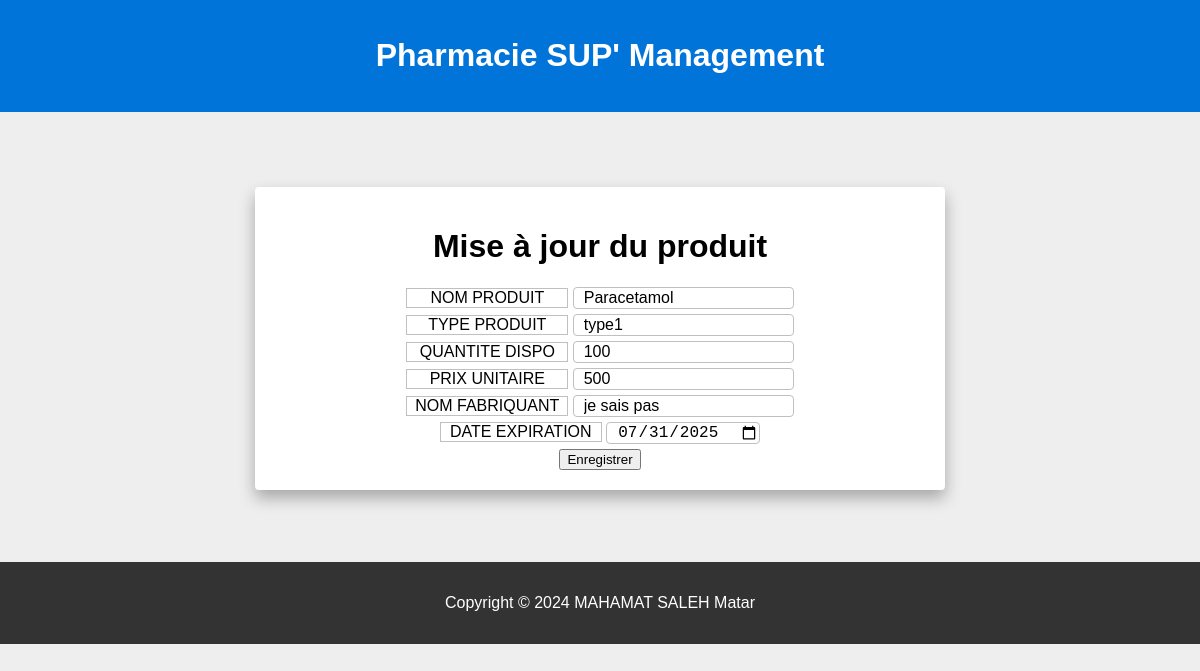
The app's page /traitement/update_prod.php?id=1 with its own data.
### tables this page shows
CREATE TABLE `produits` (
  `id` int(11) NOT NULL,
  `nom_prod` varchar(50) NOT NULL,
  `type_prod` varchar(50) NOT NULL,
  `quantite_dispo` int(11) NOT NULL,
  `prix_unit` int(11) NOT NULL,
  `nom_fabriquant` varchar(50) NOT NULL,
  `date_exp` date NOT NULL
);

### traitement/update_prod.php (the view, shortened to what this page needs)
<!DOCTYPE html>
<html lang="fr">
<head>
    <link rel="stylesheet" href="../style.css">
</head>
<body>
    <?php
        require_once(__DIR__ . "/connexion_bdd.php");
        require_once(__DIR__ . "/headerTrtmt.php");
        $id = $_GET['id'];
        $reqSlct = $bdd -> prepare("SELECT * FROM produits WHERE id = :id");
        $reqSlct -> execute([
            'id' => $id
        ]);
        $produit = $reqSlct -> fetch();
    ?>
    <div class="container">
        <form action="" method="POST">
            <h1>Mise à jour du produit</h1>
            <div class="group">
                    <label for="nom_prod">NOM PRODUIT</label>
                    <input type="text" name="nom_prod" id="nom_prod" class="formInput" value="<?php echo $produit['nom_prod']; ?>">
                </div>
                <div class="group">
                    <label for="type_prod">TYPE PRODUIT</label>
                    <input type="text" name="type_prod" id="type_prod" class="formInput" value="<?php echo $produit['type_prod']; ?>">
                </div>
                <div class="group">
                    <label for="quantite_dispo">QUANTITE DISPO</label>
                    <input type="number" name="quantite_dispo" id="quantite_dispo" class="formInput" value="<?php echo $produit['quantite_dispo']; ?>">
                </div>
                <div class="group">
                    <label for="prix_unit">PRIX UNITAIRE</label>
                    <input type="number" name="prix_unit" id="prix_unit" class="formInput" value="<?php echo $produit['prix_unit']; ?>">
                </div>
                <div class="group">
                    <label for="nom_fabriquant">NOM FABRIQUANT</label>
                    <input type="text" name="nom_fabriquant" id="nom_fabriquant" class="formInput" value="<?php echo $produit['nom_fabriquant']; ?>">
                </div>
                <div class="group">
                    <label for="date_exp">DATE EXPIRATION</label>
                    <input type="date" name="date_exp" id="date_exp" class="formInput" value="<?php echo $produit['date_exp']; ?>">
                </div>
                    <input type="submit" name="enregistrer" id="enregistrer" class="button" value="Enregistrer">
        </form>
    </div>
    ?> <br><br><br><br>
    <?php
        require_once("../footer.php");
    ?>
</body>
</html>

### style.css (style rules this page uses)
body { font-family: Arial, sans-serif; margin: 0; padding: 0; }
body { background: #eee; font-family: Arial, sans-serif; margin: 0; padding: 0; }
.container { margin: auto; margin-top: 75px; text-align: center; width: 650px; max-width: 90%; height: 100%; padding: 20px; background: white; border-radius: 4px; box-shadow: 0 8px 16px rgba(0, 0, 0, .3); }
.container form { margin: 0 130px 0 130px; }
.container form .formInput { background: white; border-radius: 4px; border: 1px solid silver; padding-left: 10px; font-size: 16px; }
.container form div label { border: 1px solid silver; display: inline-block; width: 160px; }

### traitement/update_prod.php (style rules this page uses)
.group { margin-bottom: 5px; }

### records on screen
produits: nom_prod "Paracetamol", type_prod "type1", quantite_dispo "100", prix_unit "500", nom_fabriquant "je sais pas", date_exp "07/31/2025"
